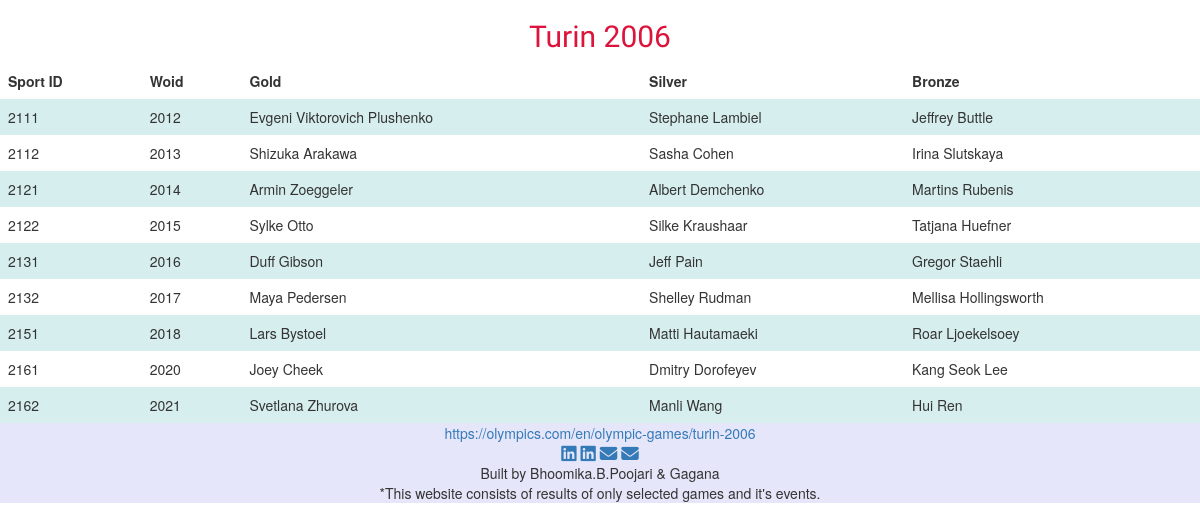
/WOspts/2006.php, run on the app's committed database.
### tables this page shows
CREATE TABLE IF NOT EXISTS `winter_olympic` (
  `Woid` int(5) NOT NULL AUTO_INCREMENT,
  `Sportid` int(5) NOT NULL,
  `Year` int(5) NOT NULL,
  `Gold` varchar(100) NOT NULL,
  `Silver` varchar(100) NOT NULL,
  `Bronze` varchar(100) NOT NULL,
  PRIMARY KEY (`Woid`),
  KEY `Year` (`Year`,`Sportid`),
  KEY `SID1_fk` (`Sportid`)
);

### WOspts/2006.php (the view, shortened to what this page needs)
<!DOCTYPE html>
<html lang="en">
<head>
    <link href="https://cdn.jsdelivr.net/npm/bootstrap@5.1.3/dist/css/bootstrap.min.css"
    rel="stylesheet"
>
    <link rel="stylesheet" href="https://maxcdn.bootstrapcdn.com/bootstrap/3.4.1/css/bootstrap.min.css">
    <link rel="stylesheet" href="./css/style.css">
</head>
<body>
    <div class="container">
        <div class="row">
          <div class="text-center">
            <h2 class="site-title desc" style="font-size:30px;">Turin 2006</h2>
          </div>
        </div>
    </div>
<table>
  <tr>
  <th>Sport ID</th>
  <th>Woid</th>
  <th>Gold</th>
  <th>Silver</th>
  <th>Bronze</th>
  <?php
      $conn=mysqli_connect("localhost","root","","olympic_base");
      $sql="SELECT * FROM winter_olympic";
      $result=$conn->query($sql);
      if($result->num_rows>0){
        while($row=$result->fetch_assoc()){
          if($row["Year"]==2006)
          echo "<tr><td>".$row["Sportid"]."</td><td>".$row["Woid"]."</td><td>".$row["Gold"]."</td><td>".$row["Silver"]."</td><td>".$row["Bronze"]."</td></tr>";
        }
      }
        else{
          echo "no results";
        }
    ?>
</table>
<footer id="footer" class="text-center hdrbg">
<a href="https://olympics.com/en/olympic-games/turin-2006" add target="_blank">https://olympics.com/en/olympic-games/turin-2006</a><br>
    <a href="https://www.linkedin.com/in/bhoomika-poojari/" add target="_blank"> <i class=" foot fab fa-linkedin fa-lg"></i></a>
    <a href="https://www.linkedin.com/in/gagana-darshana/" add target="_blank"><i class=" foot fab fa-linkedin fa-lg"></i></a>
    <a href="mailto:poojaribhoomika5@gmail.com" add target="_blank"><i class=" foot fas fa-envelope fa-lg "></i></a>
    <a href="mailto:gagana.darshana@gmail.com" add target="_blank"> <i class=" foot fas fa-envelope fa-lg"></i></a>
    <p class="cp"> Built by Bhoomika.B.Poojari & Gagana <br>*This website consists of results of only selected games and it's events.</p>
  </footer>
</body>
</html>

### css/style.css (style rules this page uses)
:root { --MnB:#191970; --cfB:#6495ED; --Crs:#DC143C; --lsm:#FFA07A; --Gyw:#ADFF2F; --Tal:#008080; --Plm:#DDA0DD; --Lvn:#E6E6FA; --Lvb:#FFF0F5; --Lnn:#FAF0E6; --Abrl: 'Abril Fatface', cursive; --Amtc: 'Amatic SC', cursive; --Antn: 'Anton', sans-serif; --Atdr: 'Architects Daughter', cursive; --Cnzl: 'Cinzel', serif; --Gugi: 'Gugi', cursive; --Lato: 'Lato', sans-serif; --Mnda: 'Monda', sans-serif; --Rgts: 'Righteous', cursive; --Rbto: 'Roboto', sans-serif; --Sfia: 'Sofia', cursive; }
.desc { color:var(--Crs); font-family:var(--Mnda); }
.hdrbg { background-color:var(--Lvn); }
.text-center { text-align: center!important; }

### WOspts/2006.php (style rules this page uses)
table { border-collapse: collapse; width: 100%; }
th, td { text-align: left; padding: 8px; }
tr:nth-child(even) { background-color: #D6EEEE; }

### data on the page
winter_olympic: Sportid "2111", Woid "2012", Gold "Evgeni Viktorovich Plushenko", Silver "Stephane Lambiel", Bronze "Jeffrey Buttle"
winter_olympic: Sportid "2112", Woid "2013", Gold "Shizuka Arakawa", Silver "Sasha Cohen", Bronze "Irina Slutskaya"
winter_olympic: Sportid "2121", Woid "2014", Gold "Armin Zoeggeler", Silver "Albert Demchenko", Bronze "Martins Rubenis"
winter_olympic: Sportid "2122", Woid "2015", Gold "Sylke Otto", Silver "Silke Kraushaar", Bronze "Tatjana Huefner"
winter_olympic: Sportid "2131", Woid "2016", Gold "Duff Gibson", Silver "Jeff Pain", Bronze "Gregor Staehli"
winter_olympic: Sportid "2132", Woid "2017", Gold "Maya Pedersen", Silver "Shelley Rudman", Bronze "Mellisa Hollingsworth"
winter_olympic: Sportid "2151", Woid "2018", Gold "Lars Bystoel", Silver "Matti Hautamaeki", Bronze "Roar Ljoekelsoey"
winter_olympic: Sportid "2161", Woid "2020", Gold "Joey Cheek", Silver "Dmitry Dorofeyev", Bronze "Kang Seok Lee"
winter_olympic: Sportid "2162", Woid "2021", Gold "Svetlana Zhurova", Silver "Manli Wang", Bronze "Hui Ren"
